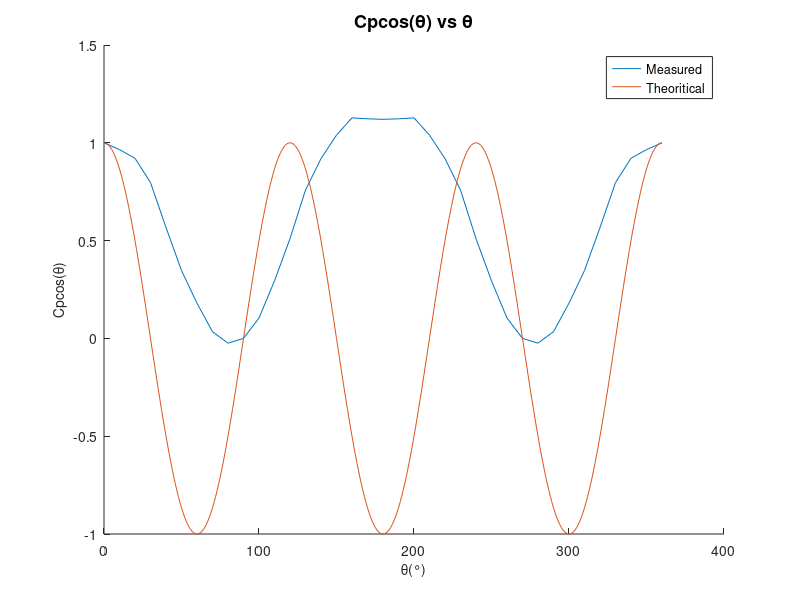

MATLAB code to generate this figure:
Pcyl_mmH20= [165, 164, 164, 161, 152, 142, 133, 120, 108, 97, 85, 72, 64, 56, 55, 55, 55, 58, 59, 58, 55, 55, 55, 56, 64, 72, 85, 97, 108, 120, 133, 142,152, 161, 164, 164, 165];
Pinf_mmH20= 115 ;

Pcyl_pa= Pcyl_mmH20*9.80665 ;
Pinf_pa= Pinf_mmH20*9.80665;
Pstag= Pcyl_pa(1);

theta= [0:10:360].';
cos_theta= cosd(theta);

Cp_m= ((Pcyl_pa-Pinf_pa)/(Pstag-Pinf_pa)).';
Cp_m_cos_theta= (Cp_m.*cos_theta);

Cd_m= 0.5*trapz(theta, Cp_m_cos_theta)


x= [0:360];
Cp_t= 1-4*sind(x).^2;
Cp_t_cos_theta = (1-4*sind(x).^2).*cosd(x);
Cp_t_cos_theta_func= @(x) (1-4*sind(x).^2).*cosd(x);
Cd_t=0.5*integral(Cp_t_cos_theta_func,0,360)



hold on
plot(theta,Cp_m_cos_theta)
plot(x,Cp_t_cos_theta)
xlabel('θ(°)','FontSize', 10)
ylabel('Cpcos(θ)','FontSize', 10)
title('Cpcos(θ) vs θ', 'FontSize', 13)  
legend('Measured', 'Theoritical')
